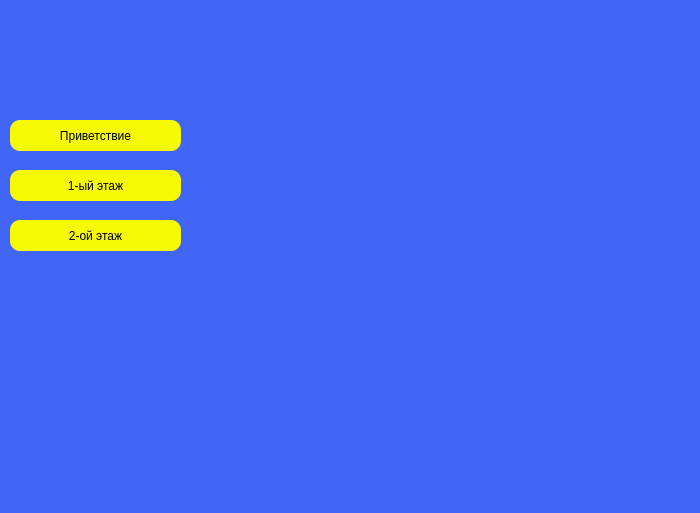
<?xml version="1.0" encoding="UTF-8"?>
<ui version="4.0">
 <class>MainWindow</class>
 <widget class="QMainWindow" name="MainWindow">
  <property name="geometry">
   <rect>
    <x>0</x>
    <y>0</y>
    <width>700</width>
    <height>513</height>
   </rect>
  </property>
  <property name="minimumSize">
   <size>
    <width>700</width>
    <height>513</height>
   </size>
  </property>
  <property name="maximumSize">
   <size>
    <width>700</width>
    <height>513</height>
   </size>
  </property>
  <property name="windowTitle">
   <string>MainWindow</string>
  </property>
  <property name="styleSheet">
   <string notr="true">QWidget{
background-color: rgb(65, 102, 245);
background-image: url(:/logos/karatau_logo_small___копия-removebg-preview.png)
}</string>
  </property>
  <widget class="QWidget" name="centralwidget">
   <property name="styleSheet">
    <string notr="true"/>
   </property>
   <widget class="QPushButton" name="privetstvieButton">
    <property name="geometry">
     <rect>
      <x>10</x>
      <y>120</y>
      <width>171</width>
      <height>31</height>
     </rect>
    </property>
    <property name="minimumSize">
     <size>
      <width>0</width>
      <height>30</height>
     </size>
    </property>
    <property name="maximumSize">
     <size>
      <width>16777198</width>
      <height>16777215</height>
     </size>
    </property>
    <property name="styleSheet">
     <string notr="true">QPushButton{
color: rgb(0, 0, 0);
background-color: rgb(246, 250, 5);
background-image: url(:/arrow right/images/Karatau yellow background.png);
border-style:outset;
border-radius:10px;
font: 100 14pt &quot;Arial&quot; ;
}
QPushButton:hover{
color:rgb(0, 0, 05);
background-color: rgb(245, 169, 17);
border-radius:5px;
}
QPushButton:pressed{
color:rgb(0, 0, 0);
background-color: rgb(255, 148, 164);
}</string>
    </property>
    <property name="text">
     <string>Приветствие</string>
    </property>
   </widget>
   <widget class="QPushButton" name="perviietazhButton">
    <property name="geometry">
     <rect>
      <x>10</x>
      <y>170</y>
      <width>171</width>
      <height>31</height>
     </rect>
    </property>
    <property name="minimumSize">
     <size>
      <width>0</width>
      <height>30</height>
     </size>
    </property>
    <property name="styleSheet">
     <string notr="true">QPushButton{
color: rgb(0, 0, 0);
background-color: rgb(246, 250, 5);
background-image: url(:/arrow right/images/Karatau yellow background.png);
border-style:outset;
border-radius:10px;
font: 100 14pt &quot;Arial&quot; ;
}
QPushButton:hover{
color:rgb(0, 0, 05);
background-color: rgb(245, 169, 17);
border-radius:5px;
}
QPushButton:pressed{
color:rgb(0, 0, 0);
background-color: rgb(255, 148, 164);
}</string>
    </property>
    <property name="text">
     <string>1-ый этаж</string>
    </property>
   </widget>
   <widget class="QLabel" name="Logos">
    <property name="geometry">
     <rect>
      <x>10</x>
      <y>450</y>
      <width>101</width>
      <height>41</height>
     </rect>
    </property>
    <property name="styleSheet">
     <string notr="true">QLabel {url(:/logos/logos-2.png);}</string>
    </property>
    <property name="text">
     <string/>
    </property>
    <property name="pixmap">
     <pixmap resource="../logos.qrc">:/logos/logos-2.png</pixmap>
    </property>
    <property name="scaledContents">
     <bool>true</bool>
    </property>
   </widget>
   <widget class="QLabel" name="label">
    <property name="geometry">
     <rect>
      <x>190</x>
      <y>0</y>
      <width>511</width>
      <height>511</height>
     </rect>
    </property>
    <property name="styleSheet">
     <string notr="true">Background-image:url(:/MapsResize/images/MapsУмень/ФХЛ.jpg)</string>
    </property>
    <property name="text">
     <string/>
    </property>
    <property name="pixmap">
     <pixmap resource="../MapsResize.qrc">:/MapsResize/images/MapsУмень/ФХЛ.jpg</pixmap>
    </property>
    <property name="scaledContents">
     <bool>true</bool>
    </property>
   </widget>
   <widget class="QPushButton" name="szhrButton_2">
    <property name="geometry">
     <rect>
      <x>10</x>
      <y>220</y>
      <width>171</width>
      <height>31</height>
     </rect>
    </property>
    <property name="minimumSize">
     <size>
      <width>0</width>
      <height>30</height>
     </size>
    </property>
    <property name="styleSheet">
     <string notr="true">QPushButton{
color: rgb(0, 0, 0);
background-color: rgb(246, 250, 5);
background-image: url(:/arrow right/images/Karatau yellow background.png);
border-style:outset;
border-radius:10px;
font: 100 14pt &quot;Arial&quot; ;
}
QPushButton:hover{
color:rgb(0, 0, 05);
background-color: rgb(245, 169, 17);
border-radius:5px;
}
QPushButton:pressed{
color:rgb(0, 0, 0);
background-color: rgb(255, 148, 164);
}</string>
    </property>
    <property name="text">
     <string>2-ой этаж</string>
    </property>
   </widget>
  </widget>
  <action name="actionGlobalMap">
   <property name="text">
    <string>Глобальная</string>
   </property>
  </action>
  <action name="actionCPPR">
   <property name="text">
    <string>ЦППР</string>
   </property>
  </action>
  <action name="actionAP">
   <property name="text">
    <string>АП</string>
   </property>
  </action>
  <action name="actionGBK">
   <property name="text">
    <string>ГБК</string>
   </property>
  </action>
  <action name="actionPoligon">
   <property name="text">
    <string>Полигон</string>
   </property>
  </action>
  <action name="actionRaskomandirovka">
   <property name="text">
    <string>Раскомандировка</string>
   </property>
  </action>
  <action name="actionFKhLFirstFloor">
   <property name="text">
    <string>Первый этаж</string>
   </property>
  </action>
  <action name="actionFKhLSecondFloor">
   <property name="text">
    <string>Второй этаж</string>
   </property>
  </action>
  <action name="KIPiA">
   <property name="checkable">
    <bool>false</bool>
   </property>
   <property name="text">
    <string>КИПиА</string>
   </property>
  </action>
  <action name="SGE">
   <property name="text">
    <string>СГЭ</string>
   </property>
  </action>
  <action name="SGM">
   <property name="text">
    <string>СГМ</string>
   </property>
  </action>
  <action name="actionKaratauMap">
   <property name="text">
    <string>Каратау</string>
   </property>
  </action>
 </widget>
 <resources>
  <include location="../logos.qrc"/>
  <include location="../MapsResize.qrc"/>
  <include location="../MainWindow.qrc"/>
 </resources>
 <connections/>
</ui>
